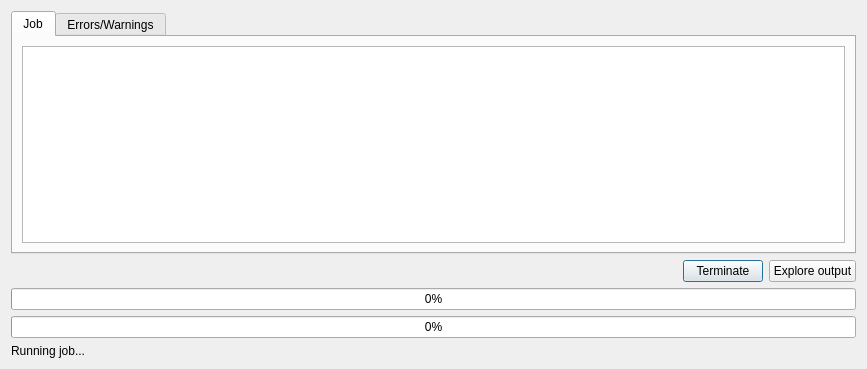
<?xml version="1.0" encoding="UTF-8"?>
<ui version="4.0">
 <class>Dialog</class>
 <widget class="QDialog" name="Dialog">
  <property name="geometry">
   <rect>
    <x>0</x>
    <y>0</y>
    <width>867</width>
    <height>369</height>
   </rect>
  </property>
  <property name="windowTitle">
   <string>Dialog</string>
  </property>
  <layout class="QVBoxLayout" name="verticalLayout">
   <item>
    <widget class="QTabWidget" name="tabWidget">
     <property name="currentIndex">
      <number>0</number>
     </property>
     <widget class="QWidget" name="job">
      <attribute name="title">
       <string>Job</string>
      </attribute>
      <layout class="QVBoxLayout" name="verticalLayout_2">
       <item>
        <widget class="QTextEdit" name="textedit_logout">
         <property name="lineWrapMode">
          <enum>QTextEdit::NoWrap</enum>
         </property>
         <property name="readOnly">
          <bool>true</bool>
         </property>
        </widget>
       </item>
      </layout>
     </widget>
     <widget class="QWidget" name="tab">
      <attribute name="title">
       <string>Errors/Warnings</string>
      </attribute>
      <layout class="QVBoxLayout" name="verticalLayout_4">
       <item>
        <widget class="QTextEdit" name="textedit_strerror"/>
       </item>
      </layout>
     </widget>
    </widget>
   </item>
   <item>
    <layout class="QHBoxLayout" name="horizontalLayout">
     <item>
      <spacer name="horizontalSpacer">
       <property name="orientation">
        <enum>Qt::Horizontal</enum>
       </property>
       <property name="sizeHint" stdset="0">
        <size>
         <width>40</width>
         <height>20</height>
        </size>
       </property>
      </spacer>
     </item>
     <item>
      <widget class="QPushButton" name="pushButton">
       <property name="text">
        <string>Terminate</string>
       </property>
      </widget>
     </item>
     <item>
      <widget class="QPushButton" name="pushButton_2">
       <property name="text">
        <string>Explore output</string>
       </property>
      </widget>
     </item>
    </layout>
   </item>
   <item>
    <widget class="QProgressBar" name="progressBar">
     <property name="value">
      <number>0</number>
     </property>
    </widget>
   </item>
   <item>
    <widget class="QProgressBar" name="progressBar_2">
     <property name="value">
      <number>0</number>
     </property>
    </widget>
   </item>
   <item>
    <widget class="QLabel" name="label">
     <property name="text">
      <string>Running job...</string>
     </property>
    </widget>
   </item>
  </layout>
 </widget>
 <resources/>
 <connections/>
</ui>
